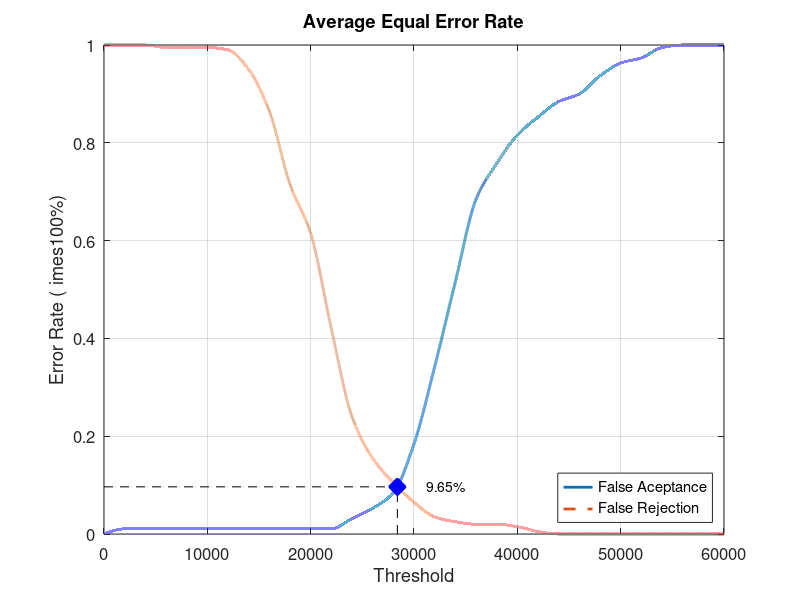
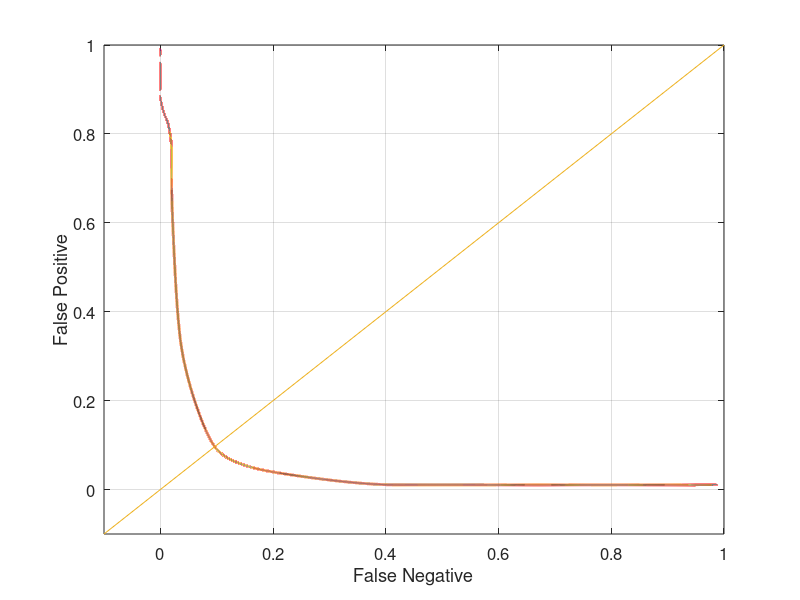

Here is the MATLAB script that generated these plots, in order:
close all;
clear;
clc;
x = 0:2000:60000;
xq = 0:0.5:60000;

y0 = [0 0.0105263 0.0105263 0.0105263 0.0105263 0.0105263 0.0105263 0.0105263 0.0105263 0.0105263 0.0105263 0.0105263 0.0315789 0.0526316 0.0842105 0.184211 0.342105 0.515789 0.684211 0.757895 0.815789 0.852632 0.884211 0.9 0.936842 0.963158 0.973684 0.994737 1 1 1]
yy0 = interp1(x, y0, xq, 'pchip');
y1 = [1 1 1 0.995 0.995 0.995 0.99 0.95 0.865 0.715 0.615 0.42 0.24 0.155 0.105 0.065 0.035 0.025 0.02 0.02 0.015 0.005 0 0 0 0 0 0 0 0 0]
yy1 = interp1(x, y1, xq, 'pchip');

% Calculating EER: 
y2 = abs(y0 - y1);
find(y2 == min(y2))
yy2 = abs(yy0 - yy1);
xEER = find(yy2 == min(yy2));
xEERIndex = xq(xEER) % X-axis EER
yEER = yy0(xEER) % Y-axis EER

main = figure
plot(xq, yy0,'-','LineWidth', 2);	hold on
plot(xq, yy1,'--','LineWidth', 2);	hold on
plot([xEERIndex xEERIndex], [0 yEER], 'k--');	hold on
plot([0 xEERIndex], [yEER yEER], 'k--');	hold on
plot(xEERIndex, yEER, 'bx', 'LineWidth', 10);	hold on
text(xEERIndex + 10 * xEERIndex / 100, yEER, [num2str(round((10000 * yEER)) / 100) '%'])
legend('False Aceptance', 'False Rejection', 'Location', 'SouthEast')
xlabel('Threshold')
ylabel('Error Rate (	imes100%)')
title('Average Equal Error Rate')
set(gca, 'FontSize', 12)
axis([0 60000 0 1])
grid on

print(main, 'Database3_4Main', '-dpng');
FNRxFPR = figure('Color', [1 1 1]);
plot(yy1, yy0, '-', yy1, yy0, 'LineWidth', 2);
hold on
y = -0.1:0.1:1
plot(y, y); 
set(gca, 'FontSize', 12)
xlabel('False Negative')
ylabel('False Positive')
axis([-0.1 1 -0.1 1])
set(gca, 'FontSize', 12)
grid on

print(FNRxFPR, 'Database3_4FNRxFPR','-dpng');
